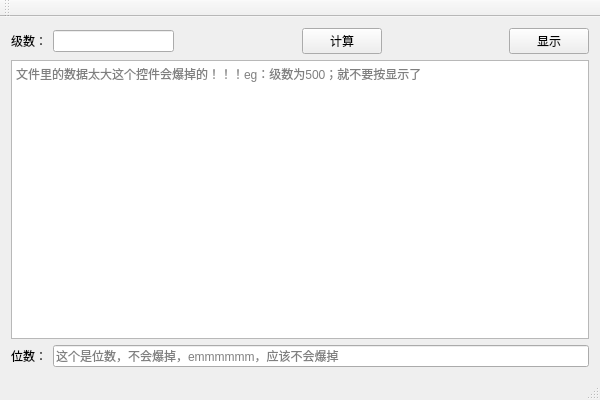
<?xml version="1.0" encoding="UTF-8"?>
<ui version="4.0">
 <class>Farey_Series_ImprovementClass</class>
 <widget class="QMainWindow" name="Farey_Series_ImprovementClass">
  <property name="geometry">
   <rect>
    <x>0</x>
    <y>0</y>
    <width>600</width>
    <height>400</height>
   </rect>
  </property>
  <property name="windowTitle">
   <string>Farey_Series_Improvement</string>
  </property>
  <widget class="QWidget" name="centralWidget">
   <layout class="QVBoxLayout" name="verticalLayout">
    <item>
     <layout class="QHBoxLayout" name="horizontalLayout">
      <item>
       <widget class="QLabel" name="label">
        <property name="text">
         <string>级数：</string>
        </property>
       </widget>
      </item>
      <item>
       <widget class="QLineEdit" name="lineEdit"/>
      </item>
      <item>
       <spacer name="horizontalSpacer">
        <property name="orientation">
         <enum>Qt::Horizontal</enum>
        </property>
        <property name="sizeHint" stdset="0">
         <size>
          <width>40</width>
          <height>20</height>
         </size>
        </property>
       </spacer>
      </item>
      <item>
       <widget class="QPushButton" name="pushButton">
        <property name="text">
         <string>计算</string>
        </property>
       </widget>
      </item>
      <item>
       <spacer name="horizontalSpacer_2">
        <property name="orientation">
         <enum>Qt::Horizontal</enum>
        </property>
        <property name="sizeHint" stdset="0">
         <size>
          <width>40</width>
          <height>20</height>
         </size>
        </property>
       </spacer>
      </item>
      <item>
       <widget class="QPushButton" name="pushButton_2">
        <property name="text">
         <string>显示</string>
        </property>
       </widget>
      </item>
     </layout>
    </item>
    <item>
     <widget class="QPlainTextEdit" name="plainTextEdit">
      <property name="placeholderText">
       <string>文件里的数据太大这个控件会爆掉的！！！eg：级数为500；就不要按显示了</string>
      </property>
     </widget>
    </item>
    <item>
     <layout class="QHBoxLayout" name="horizontalLayout_2">
      <item>
       <widget class="QLabel" name="label_2">
        <property name="text">
         <string>位数：</string>
        </property>
       </widget>
      </item>
      <item>
       <widget class="QLineEdit" name="lineEdit_2">
        <property name="placeholderText">
         <string>这个是位数，不会爆掉，emmmmmm，应该不会爆掉</string>
        </property>
       </widget>
      </item>
     </layout>
    </item>
   </layout>
  </widget>
  <widget class="QMenuBar" name="menuBar">
   <property name="geometry">
    <rect>
     <x>0</x>
     <y>0</y>
     <width>600</width>
     <height>26</height>
    </rect>
   </property>
  </widget>
  <widget class="QToolBar" name="mainToolBar">
   <attribute name="toolBarArea">
    <enum>TopToolBarArea</enum>
   </attribute>
   <attribute name="toolBarBreak">
    <bool>false</bool>
   </attribute>
  </widget>
  <widget class="QStatusBar" name="statusBar"/>
 </widget>
 <layoutdefault spacing="6" margin="11"/>
 <resources>
  <include location="farey_series_improvement.qrc"/>
 </resources>
 <connections/>
</ui>
